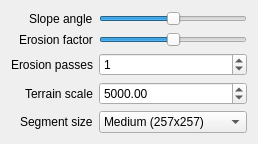
       <widget class="QWidget" name="tab">
        <attribute name="title">
         <string>Basic options</string>
        </attribute>
        <layout class="QFormLayout" name="formLayout_3">
         <property name="fieldGrowthPolicy">
          <enum>QFormLayout::AllNonFixedFieldsGrow</enum>
         </property>
         <property name="labelAlignment">
          <set>Qt::AlignRight|Qt::AlignTrailing|Qt::AlignVCenter</set>
         </property>
         <item row="1" column="0">
          <widget class="QLabel" name="label_5">
           <property name="text">
            <string>Erosion factor</string>
           </property>
          </widget>
         </item>
         <item row="3" column="0">
          <widget class="QLabel" name="label_2">
           <property name="text">
            <string>Terrain scale</string>
           </property>
          </widget>
         </item>
         <item row="3" column="1">
          <widget class="QDoubleSpinBox" name="terrainScaleSpinBox">
           <property name="toolTip">
            <string>Total length of the terrain to be generated</string>
           </property>
           <property name="maximum">
            <double>100000.000000000000000</double>
           </property>
           <property name="value">
            <double>5000.000000000000000</double>
           </property>
          </widget>
         </item>
         <item row="1" column="1">
          <widget class="QSlider" name="terrainErosionSlider">
           <property name="toolTip">
            <string>Amount of effect erosion has on the terrain</string>
           </property>
           <property name="maximum">
            <number>100</number>
           </property>
           <property name="sliderPosition">
            <number>50</number>
           </property>
           <property name="orientation">
            <enum>Qt::Horizontal</enum>
           </property>
          </widget>
         </item>
         <item row="0" column="1">
          <widget class="QSlider" name="terrainSlopeSlider">
           <property name="toolTip">
            <string>Higher values will produce steeper slopes, taller hills and deeper valleys</string>
           </property>
           <property name="maximum">
            <number>3600</number>
           </property>
           <property name="value">
            <number>1800</number>
           </property>
           <property name="orientation">
            <enum>Qt::Horizontal</enum>
           </property>
          </widget>
         </item>
         <item row="0" column="0">
          <widget class="QLabel" name="label_3">
           <property name="text">
            <string>Slope angle</string>
           </property>
          </widget>
         </item>
         <item row="2" column="0">
          <widget class="QLabel" name="label_17">
           <property name="text">
            <string>Erosion passes</string>
           </property>
          </widget>
         </item>
         <item row="2" column="1">
          <widget class="QSpinBox" name="terrainErosionPassesBox">
           <property name="toolTip">
            <string>&lt;!DOCTYPE HTML PUBLIC &quot;-//W3C//DTD HTML 4.0//EN&quot; &quot;http://www.w3.org/TR/REC-html40/strict.dtd&quot;&gt;
&lt;html&gt;&lt;head&gt;&lt;meta name=&quot;qrichtext&quot; content=&quot;1&quot; /&gt;&lt;style type=&quot;text/css&quot;&gt;
p, li { white-space: pre-wrap; }
&lt;/style&gt;&lt;/head&gt;&lt;body style=&quot; font-family:'MS Shell Dlg 2'; font-size:8.25pt; font-weight:400; font-style:normal;&quot;&gt;
&lt;p style=&quot; margin-top:0px; margin-bottom:0px; margin-left:0px; margin-right:0px; -qt-block-indent:0; text-indent:0px;&quot;&gt;&lt;span style=&quot; font-size:8pt;&quot;&gt;Number of times to run the erosion algorithm on terrain (0 to disable erosion entirely)&lt;/span&gt;&lt;/p&gt;&lt;/body&gt;&lt;/html&gt;</string>
           </property>
           <property name="value">
            <number>1</number>
           </property>
          </widget>
         </item>
         <item row="4" column="0">
          <widget class="QLabel" name="label_4">
           <property name="text">
            <string>Segment size</string>
           </property>
          </widget>
         </item>
         <item row="4" column="1">
          <widget class="QComboBox" name="terrainSizeBox">
           <property name="currentIndex">
            <number>1</number>
           </property>
           <item>
            <property name="text">
             <string>Small (65x65)</string>
            </property>
           </item>
           <item>
            <property name="text">
             <string>Medium (257x257)</string>
            </property>
           </item>
           <item>
            <property name="text">
             <string>Large (1025x1025)</string>
            </property>
           </item>
           <item>
            <property name="text">
             <string>Massive (4097x4097)</string>
            </property>
           </item>
          </widget>
         </item>
        </layout>
       </widget>
